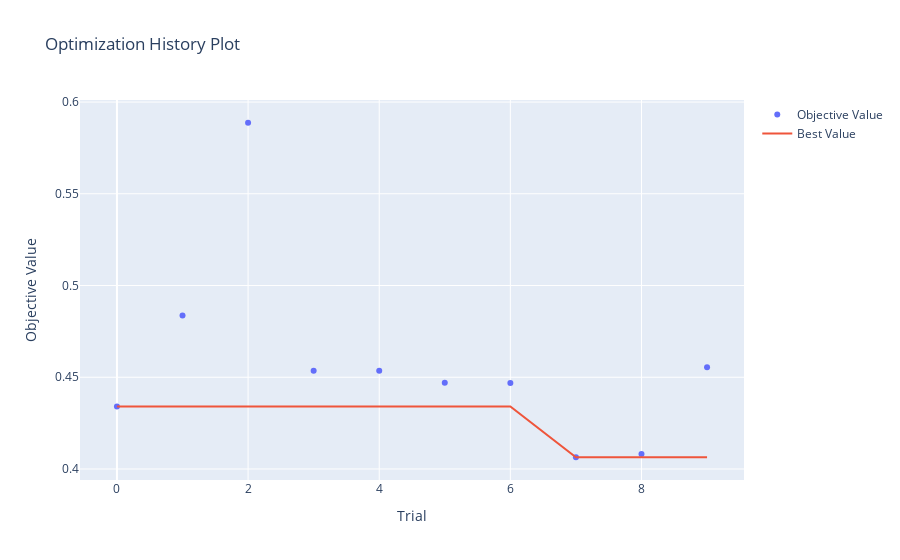

The notebook cell saved with this chart:
### Code cell
plotly_config = {"staticPlot": True}

fig = plot_optimization_history(study)
fig.show(config=plotly_config)

### Figure 1 — Plotly figure (JSON) as saved in the notebook; plotly's stock layout.template omitted (floating-point values rounded to 4 significant figures)
{"data": [{"mode": "markers", "name": "Objective Value", "type": "scatter", "x": [0, 1, 2, 3, 4, 5, 6, 7, 8, 9], "y": [0.4341, 0.4836, 0.5887, 0.4535, 0.4535, 0.4471, 0.4468, 0.4064, 0.4081, 0.4554]}, {"mode": "lines", "name": "Best Value", "type": "scatter", "x": [0, 1, 2, 3, 4, 5, 6, 7, 8, 9], "y": [0.4341, 0.4341, 0.4341, 0.4341, 0.4341, 0.4341, 0.4341, 0.4064, 0.4064, 0.4064]}, {"marker": {"color": "#cccccc"}, "mode": "markers", "name": "Infeasible Trial", "showlegend": false, "type": "scatter", "x": [], "y": []}], "layout": {"autosize": true, "title": {"text": "Optimization History Plot"}, "xaxis": {"autorange": true, "range": [-0.5535, 9.554], "title": {"text": "Trial"}, "type": "linear"}, "yaxis": {"autorange": true, "range": [0.3914, 0.6038], "title": {"text": "Objective Value"}, "type": "linear"}}}
